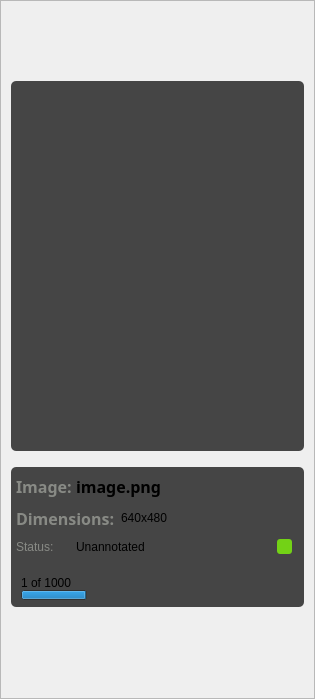
            <widget class="QFrame" name="informationFrame">
             <property name="sizePolicy">
              <sizepolicy hsizetype="Expanding" vsizetype="Expanding">
               <horstretch>0</horstretch>
               <verstretch>0</verstretch>
              </sizepolicy>
             </property>
             <property name="minimumSize">
              <size>
               <width>315</width>
               <height>0</height>
              </size>
             </property>
             <property name="maximumSize">
              <size>
               <width>400</width>
               <height>16777215</height>
              </size>
             </property>
             <property name="layoutDirection">
              <enum>Qt::LeftToRight</enum>
             </property>
             <property name="frameShape">
              <enum>QFrame::StyledPanel</enum>
             </property>
             <property name="frameShadow">
              <enum>QFrame::Raised</enum>
             </property>
             <layout class="QVBoxLayout" name="verticalLayout_8">
              <property name="leftMargin">
               <number>10</number>
              </property>
              <property name="topMargin">
               <number>80</number>
              </property>
              <property name="rightMargin">
               <number>10</number>
              </property>
              <item>
               <widget class="QFrame" name="classSelectionFrame">
                <property name="sizePolicy">
                 <sizepolicy hsizetype="Expanding" vsizetype="Expanding">
                  <horstretch>0</horstretch>
                  <verstretch>0</verstretch>
                 </sizepolicy>
                </property>
                <property name="minimumSize">
                 <size>
                  <width>250</width>
                  <height>370</height>
                 </size>
                </property>
                <property name="maximumSize">
                 <size>
                  <width>16777215</width>
                  <height>16777215</height>
                 </size>
                </property>
                <property name="styleSheet">
                 <string notr="true">background-color: #454545;
border-radius: 5px;</string>
                </property>
                <property name="frameShape">
                 <enum>QFrame::StyledPanel</enum>
                </property>
                <property name="frameShadow">
                 <enum>QFrame::Raised</enum>
                </property>
                <layout class="QVBoxLayout" name="verticalLayout_12">
                 <property name="spacing">
                  <number>0</number>
                 </property>
                 <property name="leftMargin">
                  <number>7</number>
                 </property>
                 <property name="rightMargin">
                  <number>7</number>
                 </property>
                 <item>
                  <widget class="QFrame" name="annotationClassSelectionFrame">
                   <property name="frameShape">
                    <enum>QFrame::StyledPanel</enum>
                   </property>
                   <property name="frameShadow">
                    <enum>QFrame::Raised</enum>
                   </property>
                  </widget>
                 </item>
                </layout>
               </widget>
              </item>
              <item>
               <spacer name="verticalSpacer_12">
                <property name="orientation">
                 <enum>Qt::Vertical</enum>
                </property>
                <property name="sizeType">
                 <enum>QSizePolicy::Fixed</enum>
                </property>
                <property name="sizeHint" stdset="0">
                 <size>
                  <width>20</width>
                  <height>10</height>
                 </size>
                </property>
               </spacer>
              </item>
              <item>
               <widget class="QFrame" name="imageInfoFrame">
                <property name="sizePolicy">
                 <sizepolicy hsizetype="Expanding" vsizetype="Expanding">
                  <horstretch>0</horstretch>
                  <verstretch>0</verstretch>
                 </sizepolicy>
                </property>
                <property name="minimumSize">
                 <size>
                  <width>140</width>
                  <height>140</height>
                 </size>
                </property>
                <property name="maximumSize">
                 <size>
                  <width>16777215</width>
                  <height>150</height>
                 </size>
                </property>
                <property name="styleSheet">
                 <string notr="true">background-color: #454545;
border-radius: 5px;
</string>
                </property>
                <property name="frameShape">
                 <enum>QFrame::StyledPanel</enum>
                </property>
                <property name="frameShadow">
                 <enum>QFrame::Raised</enum>
                </property>
                <layout class="QVBoxLayout" name="verticalLayout_13">
                 <property name="spacing">
                  <number>0</number>
                 </property>
                 <property name="leftMargin">
                  <number>5</number>
                 </property>
                 <property name="topMargin">
                  <number>5</number>
                 </property>
                 <property name="rightMargin">
                  <number>5</number>
                 </property>
                 <property name="bottomMargin">
                  <number>5</number>
                 </property>
                 <item>
                  <widget class="QFrame" name="imageNameFrame">
                   <property name="maximumSize">
                    <size>
                     <width>16777215</width>
                     <height>30</height>
                    </size>
                   </property>
                   <property name="frameShape">
                    <enum>QFrame::StyledPanel</enum>
                   </property>
                   <property name="frameShadow">
                    <enum>QFrame::Raised</enum>
                   </property>
                   <layout class="QHBoxLayout" name="horizontalLayout_13">
                    <property name="spacing">
                     <number>0</number>
                    </property>
                    <property name="leftMargin">
                     <number>0</number>
                    </property>
                    <property name="topMargin">
                     <number>0</number>
                    </property>
                    <property name="rightMargin">
                     <number>0</number>
                    </property>
                    <property name="bottomMargin">
                     <number>3</number>
                    </property>
                    <item>
                     <widget class="QLabel" name="label_2">
                      <property name="maximumSize">
                       <size>
                        <width>60</width>
                        <height>16777215</height>
                       </size>
                      </property>
                      <property name="font">
                       <font>
                        <family>Gotham Rounded</family>
                        <pointsize>12</pointsize>
                        <weight>75</weight>
                        <italic>false</italic>
                        <bold>true</bold>
                       </font>
                      </property>
                      <property name="styleSheet">
                       <string notr="true">font: 75 bold 12pt &quot;Gotham Rounded&quot;;
color: rgb(136, 138, 133);</string>
                      </property>
                      <property name="text">
                       <string>Image:</string>
                      </property>
                     </widget>
                    </item>
                    <item>
                     <widget class="QLabel" name="imageName">
                      <property name="font">
                       <font>
                        <family>Gotham Rounded</family>
                        <pointsize>12</pointsize>
                        <weight>75</weight>
                        <italic>false</italic>
                        <bold>true</bold>
                       </font>
                      </property>
                      <property name="styleSheet">
                       <string notr="true">font: 75 bold 12pt &quot;Gotham Rounded&quot;;</string>
                      </property>
                      <property name="text">
                       <string>image.png</string>
                      </property>
                      <property name="scaledContents">
                       <bool>false</bool>
                      </property>
                      <property name="alignment">
                       <set>Qt::AlignLeading|Qt::AlignLeft|Qt::AlignVCenter</set>
                      </property>
                      <property name="wordWrap">
                       <bool>false</bool>
                      </property>
                     </widget>
                    </item>
                    <item>
                     <spacer name="horizontalSpacer_15">
                      <property name="orientation">
                       <enum>Qt::Horizontal</enum>
                      </property>
                      <property name="sizeType">
                       <enum>QSizePolicy::Fixed</enum>
                      </property>
                      <property name="sizeHint" stdset="0">
                       <size>
                        <width>5</width>
                        <height>0</height>
                       </size>
                      </property>
                     </spacer>
                    </item>
                   </layout>
                  </widget>
                 </item>
                 <item>
                  <widget class="QFrame" name="imageSizeFrame">
                   <property name="maximumSize">
                    <size>
                     <width>16777215</width>
                     <height>28</height>
                    </size>
                   </property>
                   <property name="styleSheet">
                    <string notr="true"/>
                   </property>
                   <property name="frameShape">
                    <enum>QFrame::StyledPanel</enum>
                   </property>
                   <property name="frameShadow">
                    <enum>QFrame::Raised</enum>
                   </property>
                   <layout class="QHBoxLayout" name="horizontalLayout_15">
                    <property name="spacing">
                     <number>0</number>
                    </property>
                    <property name="leftMargin">
                     <number>0</number>
                    </property>
                    <property name="topMargin">
                     <number>0</number>
                    </property>
                    <property name="rightMargin">
                     <number>0</number>
                    </property>
                    <property name="bottomMargin">
                     <number>0</number>
                    </property>
                    <item>
                     <widget class="QLabel" name="imageSizeLbl">
                      <property name="maximumSize">
                       <size>
                        <width>105</width>
                        <height>16777215</height>
                       </size>
                      </property>
                      <property name="font">
                       <font>
                        <family>Gotham Rounded</family>
                        <pointsize>12</pointsize>
                        <weight>75</weight>
                        <italic>false</italic>
                        <bold>true</bold>
                       </font>
                      </property>
                      <property name="styleSheet">
                       <string notr="true">font: 75 bold 12pt &quot;Gotham Rounded&quot;;
color: rgb(136, 138, 133);</string>
                      </property>
                      <property name="text">
                       <string>Dimensions:</string>
                      </property>
                     </widget>
                    </item>
                    <item>
                     <widget class="QFrame" name="frame_4">
                      <property name="frameShape">
                       <enum>QFrame::StyledPanel</enum>
                      </property>
                      <property name="frameShadow">
                       <enum>QFrame::Raised</enum>
                      </property>
                      <layout class="QHBoxLayout" name="horizontalLayout_18">
                       <property name="spacing">
                        <number>0</number>
                       </property>
                       <property name="leftMargin">
                        <number>0</number>
                       </property>
                       <property name="topMargin">
                        <number>0</number>
                       </property>
                       <property name="rightMargin">
                        <number>0</number>
                       </property>
                       <property name="bottomMargin">
                        <number>0</number>
                       </property>
                       <item>
                        <widget class="QLabel" name="imageDimLbl">
                         <property name="minimumSize">
                          <size>
                           <width>0</width>
                           <height>0</height>
                          </size>
                         </property>
                         <property name="maximumSize">
                          <size>
                           <width>16777215</width>
                           <height>16777215</height>
                          </size>
                         </property>
                         <property name="styleSheet">
                          <string notr="true">font: 75 bold 12pt &quot;Gotham Rounded&quot;;</string>
                         </property>
                         <property name="text">
                          <string>640x480</string>
                         </property>
                         <property name="alignment">
                          <set>Qt::AlignLeading|Qt::AlignLeft|Qt::AlignVCenter</set>
                         </property>
                        </widget>
                       </item>
                      </layout>
                     </widget>
                    </item>
                   </layout>
                  </widget>
                 </item>
                 <item>
                  <widget class="QFrame" name="imageStatusFrame">
                   <property name="maximumSize">
                    <size>
                     <width>16777215</width>
                     <height>28</height>
                    </size>
                   </property>
                   <property name="styleSheet">
                    <string notr="true"/>
                   </property>
                   <property name="frameShape">
                    <enum>QFrame::StyledPanel</enum>
                   </property>
                   <property name="frameShadow">
                    <enum>QFrame::Raised</enum>
                   </property>
                   <layout class="QHBoxLayout" name="horizontalLayout_16">
                    <property name="spacing">
                     <number>0</number>
                    </property>
                    <property name="leftMargin">
                     <number>0</number>
                    </property>
                    <property name="topMargin">
                     <number>0</number>
                    </property>
                    <property name="rightMargin">
                     <number>0</number>
                    </property>
                    <property name="bottomMargin">
                     <number>0</number>
                    </property>
                    <item>
                     <widget class="QLabel" name="statusLbl">
                      <property name="maximumSize">
                       <size>
                        <width>60</width>
                        <height>16777215</height>
                       </size>
                      </property>
                      <property name="styleSheet">
                       <string notr="true">font: 75 bold 12pt &quot;Gotham Rounded&quot;;
color: rgb(136, 138, 133);</string>
                      </property>
                      <property name="text">
                       <string>Status:</string>
                      </property>
                     </widget>
                    </item>
                    <item>
                     <widget class="QLabel" name="annotationStatusLbl">
                      <property name="maximumSize">
                       <size>
                        <width>16777215</width>
                        <height>16777215</height>
                       </size>
                      </property>
                      <property name="styleSheet">
                       <string notr="true">font: 75 bold 12pt &quot;Gotham Rounded&quot;;</string>
                      </property>
                      <property name="text">
                       <string>Unannotated</string>
                      </property>
                     </widget>
                    </item>
                    <item>
                     <widget class="QLabel" name="statusColourIndicatorLbl">
                      <property name="minimumSize">
                       <size>
                        <width>10</width>
                        <height>10</height>
                       </size>
                      </property>
                      <property name="maximumSize">
                       <size>
                        <width>15</width>
                        <height>15</height>
                       </size>
                      </property>
                      <property name="styleSheet">
                       <string notr="true">background-color: rgb(115, 210, 22);
border-radius: 3px;
</string>
                      </property>
                      <property name="text">
                       <string/>
                      </property>
                     </widget>
                    </item>
                    <item>
                     <spacer name="horizontalSpacer_16">
                      <property name="orientation">
                       <enum>Qt::Horizontal</enum>
                      </property>
                      <property name="sizeType">
                       <enum>QSizePolicy::Fixed</enum>
                      </property>
                      <property name="sizeHint" stdset="0">
                       <size>
                        <width>7</width>
                        <height>10</height>
                       </size>
                      </property>
                     </spacer>
                    </item>
                   </layout>
                  </widget>
                 </item>
                 <item>
                  <widget class="QFrame" name="imageNumberFrame">
                   <property name="maximumSize">
                    <size>
                     <width>16777215</width>
                     <height>38</height>
                    </size>
                   </property>
                   <property name="styleSheet">
                    <string notr="true">font: 75 bold 11pt &quot;Gotham Rounded&quot;;</string>
                   </property>
                   <property name="frameShape">
                    <enum>QFrame::StyledPanel</enum>
                   </property>
                   <property name="frameShadow">
                    <enum>QFrame::Raised</enum>
                   </property>
                   <layout class="QVBoxLayout" name="verticalLayout_25">
                    <property name="spacing">
                     <number>0</number>
                    </property>
                    <property name="leftMargin">
                     <number>5</number>
                    </property>
                    <property name="topMargin">
                     <number>5</number>
                    </property>
                    <property name="rightMargin">
                     <number>5</number>
                    </property>
                    <property name="bottomMargin">
                     <number>0</number>
                    </property>
                    <item>
                     <spacer name="verticalSpacer_8">
                      <property name="orientation">
                       <enum>Qt::Vertical</enum>
                      </property>
                      <property name="sizeType">
                       <enum>QSizePolicy::Fixed</enum>
                      </property>
                      <property name="sizeHint" stdset="0">
                       <size>
                        <width>20</width>
                        <height>3</height>
                       </size>
                      </property>
                     </spacer>
                    </item>
                    <item>
                     <widget class="QLabel" name="imageNumberLbl">
                      <property name="minimumSize">
                       <size>
                        <width>100</width>
                        <height>0</height>
                       </size>
                      </property>
                      <property name="maximumSize">
                       <size>
                        <width>100</width>
                        <height>16777215</height>
                       </size>
                      </property>
                      <property name="text">
                       <string>1 of 1000</string>
                      </property>
                      <property name="alignment">
                       <set>Qt::AlignBottom|Qt::AlignLeading|Qt::AlignLeft</set>
                      </property>
                      <property name="indent">
                       <number>0</number>
                      </property>
                     </widget>
                    </item>
                    <item>
                     <widget class="QProgressBar" name="datasetProgressBar">
                      <property name="sizePolicy">
                       <sizepolicy hsizetype="Expanding" vsizetype="Expanding">
                        <horstretch>0</horstretch>
                        <verstretch>0</verstretch>
                       </sizepolicy>
                      </property>
                      <property name="minimumSize">
                       <size>
                        <width>0</width>
                        <height>0</height>
                       </size>
                      </property>
                      <property name="maximumSize">
                       <size>
                        <width>16777215</width>
                        <height>10</height>
                       </size>
                      </property>
                      <property name="styleSheet">
                       <string notr="true">background: rgb(105, 105, 105);

 QProgressBar::chunk {
     background-color: #058ddb;
	 alternate-background-color:#058ddb;
	 color:  #058ddb;
 }</string>
                      </property>
                      <property name="minimum">
                       <number>0</number>
                      </property>
                      <property name="value">
                       <number>24</number>
                      </property>
                      <property name="textVisible">
                       <bool>false</bool>
                      </property>
                      <property name="format">
                       <string>%p%</string>
                      </property>
                     </widget>
                    </item>
                   </layout>
                  </widget>
                 </item>
                </layout>
               </widget>
              </item>
              <item>
               <spacer name="verticalSpacer_7">
                <property name="orientation">
                 <enum>Qt::Vertical</enum>
                </property>
                <property name="sizeType">
                 <enum>QSizePolicy::Fixed</enum>
                </property>
                <property name="sizeHint" stdset="0">
                 <size>
                  <width>20</width>
                  <height>80</height>
                 </size>
                </property>
               </spacer>
              </item>
             </layout>
            </widget>
